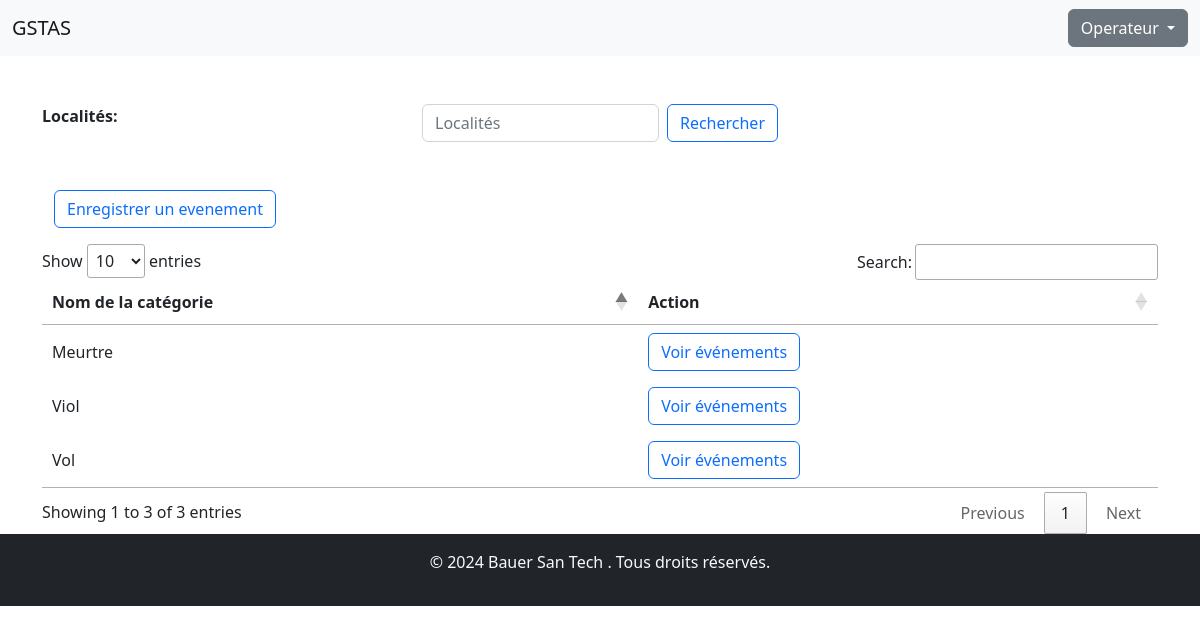
The app's page /search/ with its own data.
### core/models.py (models this page shows, shortened)
class CategoryEvent(models.Model):
    name = models.CharField(max_length=50)

### core/views.py (the view)
# urls.py: path('search/', EventSearchView.as_view(), name='event-search'),
class EventSearchView(TemplateView):
    template_name = 'index.html'
    def get_context_data(self, **kwargs):
        context = super().get_context_data(**kwargs)
        locality_name = self.request.GET.get('locality', '')
        localities = Locality.objects.filter(name__icontains=locality_name)
        events_in_locality = Event.objects.filter(locality__in=localities)
        categories_in_locality = CategoryEvent.objects.filter(event__in=events_in_locality).distinct()
        context['categories_in_locality'] = categories_in_locality
        return context

### core/templates/index.html
{% extends 'base.html' %} {% block content %}
<div class="container mt-5">
    <div class="row">
        <div class="col-4 fw-bolder font-weight-bold">Localités:</div>
        <div class="col-4">
            <form class="d-flex ms-auto" method="get" action="{% url 'event-search' %}">
                <input class="form-control me-2" type="search" placeholder="Localités" name="locality" aria-label="Rechercher">
                <button class="btn btn-outline-primary" type="submit">Rechercher</button>
            </form>
        </div>
    </div>
    <div class="container mt-5">
        <a class="btn btn-outline-primary" href="{% url 'add-event' %}">Enregistrer un evenement </a>
    </div>
    <div class="mt-3">
        <table id="categoriesTable">
            <thead>
                <tr>
                    <th>Nom de la catégorie</th>
                    <th>Action</th>
                </tr>
            </thead>
            <tbody>
                {% for category in categories_in_locality %}
                <tr>
                    <td>{{ category.name }}</td>
                    <td>
                        <a class="btn btn-outline-primary" href="{% url 'show-event' category.id %}">Voir événements</a>
                    </td>
                </tr>
                {% endfor %}
            </tbody>
        </table>
    </div>
</div>
{% endblock %}

### records on screen
CategoryEvent: name "Meurtre"
CategoryEvent: name "Vol"
CategoryEvent: name "Viol"
